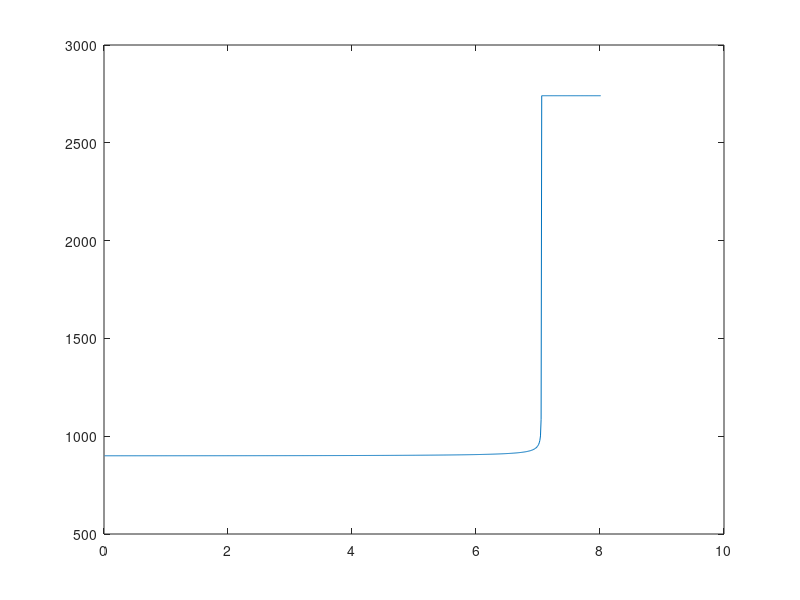

Write the MATLAB code that produced this figure.
function plotoutput
clc;clear;

[tS,y1S,y2S,y3S]=textread('output.txt','%s %s %s %s');

for i=1:length(tS)
	t(i)=str2num(tS{i});
	y1(i)=str2num(y1S{i});
	y2(i)=str2num(y2S{i});
	y3(i)=str2num(y3S{i});
end
% plot the results

figure

plot(t, y1)
%hold on;
%plot(t, y2,'.')
%hold on;
%plot(t, y3,'x')






end
